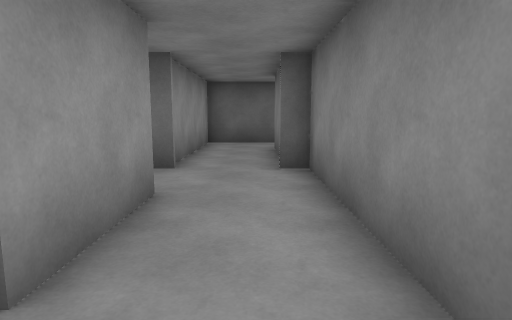
view 1 (above)

12 first-person views from a walk through a scene from a Unity 3-D project. The camera is 1.3 m above the floor, tilts 8° down and sees 75° across. Doors are open. The floor is counted in squares, 1.33 m on a side. Each view is taken from the middle of a square. On the plan, view 1 faces up. The plan holds only what a view shows up to about 12 squares ahead; the rest is blank. The player is left out. Some animated figures are not drawn.

view 2
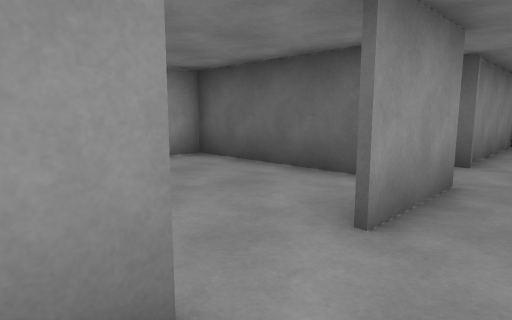

view 3
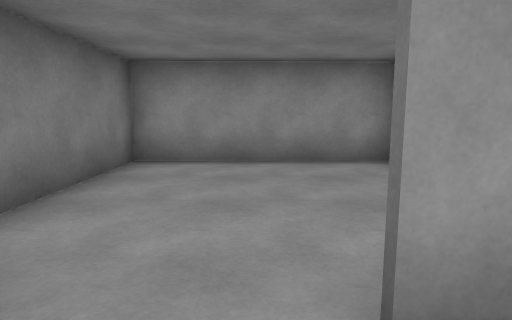

view 4
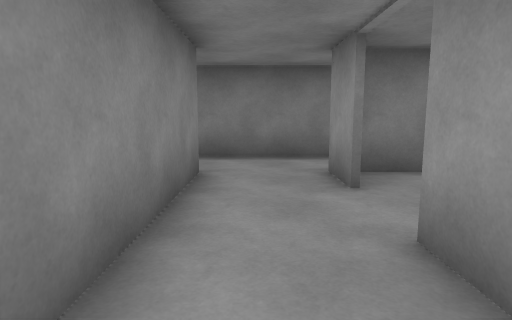

view 5
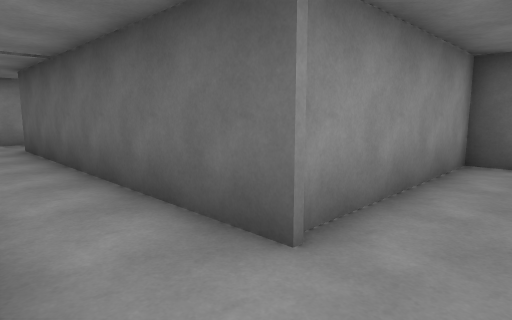

view 6
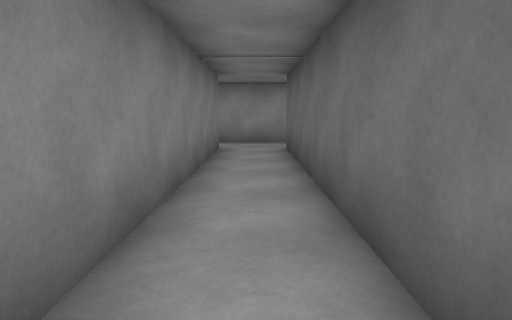

view 7
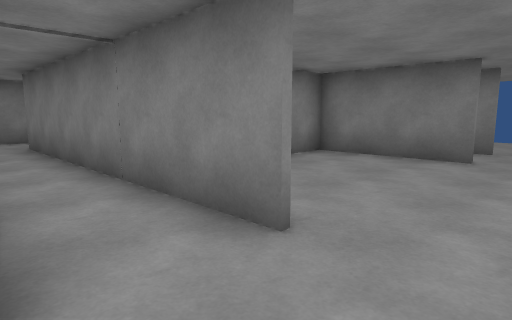

view 8
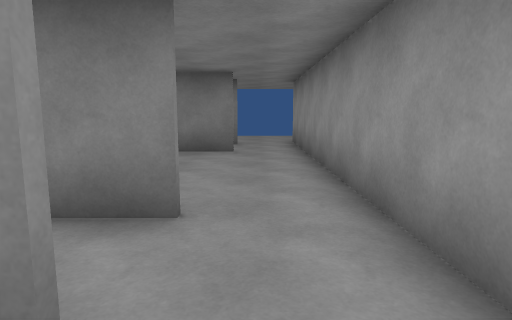

view 9
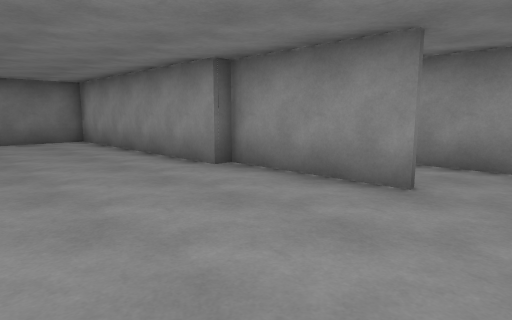

view 10
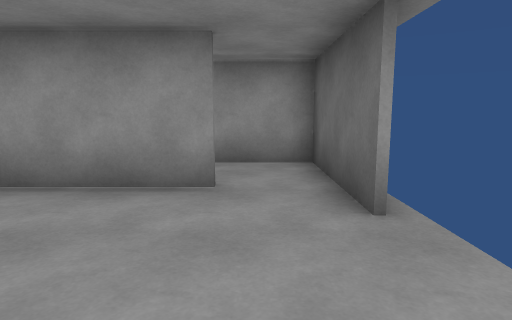

view 11
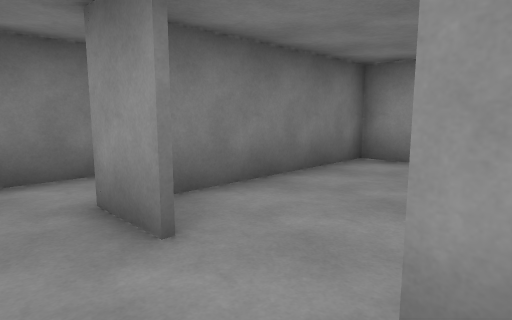

view 12
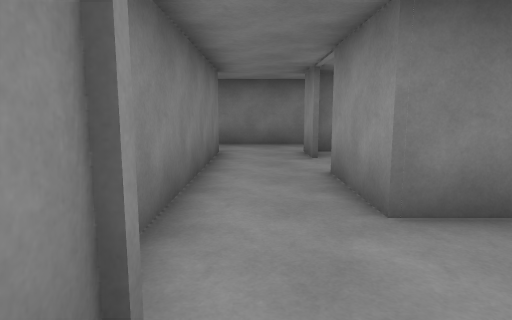

### Floor plan
Key: @ floor where view 1 was taken; # wall or solid block; . floor; D open door.
Columns run from 13 left of view 1 to 5 right of it. Each row starts with its distance up from view 1.
 11            ####....
 10            #.......
  9            #..#....
  8            #..#....
  7   .        #..#....
  6 #..###D#####DD#...
  5 #.....D.......#...
  4 #..###D######.#...
  3 #.... #.....#.#...
  2 #.... #.....#.#...
  1 #.....#.....D.#...
  0 #.....#.....D@#...
 -1 #.....#.....#.###
 -2 #..###D######.D
 -3 #..#       ###D
 -4 #...
 -5  ...

Positions as (right, up) in squares from view 1, and headings:
1: (0, 0), facing up
2: (0, -1), facing up-left
3: (0, 1), facing left
4: (0, 4), facing down
5: (0, 4), facing up-left
6: (-1, 5), facing left
7: (-12, 6), facing down-right
8: (-11, 7), facing down
9: (5, 11), facing down-left
10: (5, 10), facing left
11: (0, 2), facing down-left
12: (0, 7), facing down
